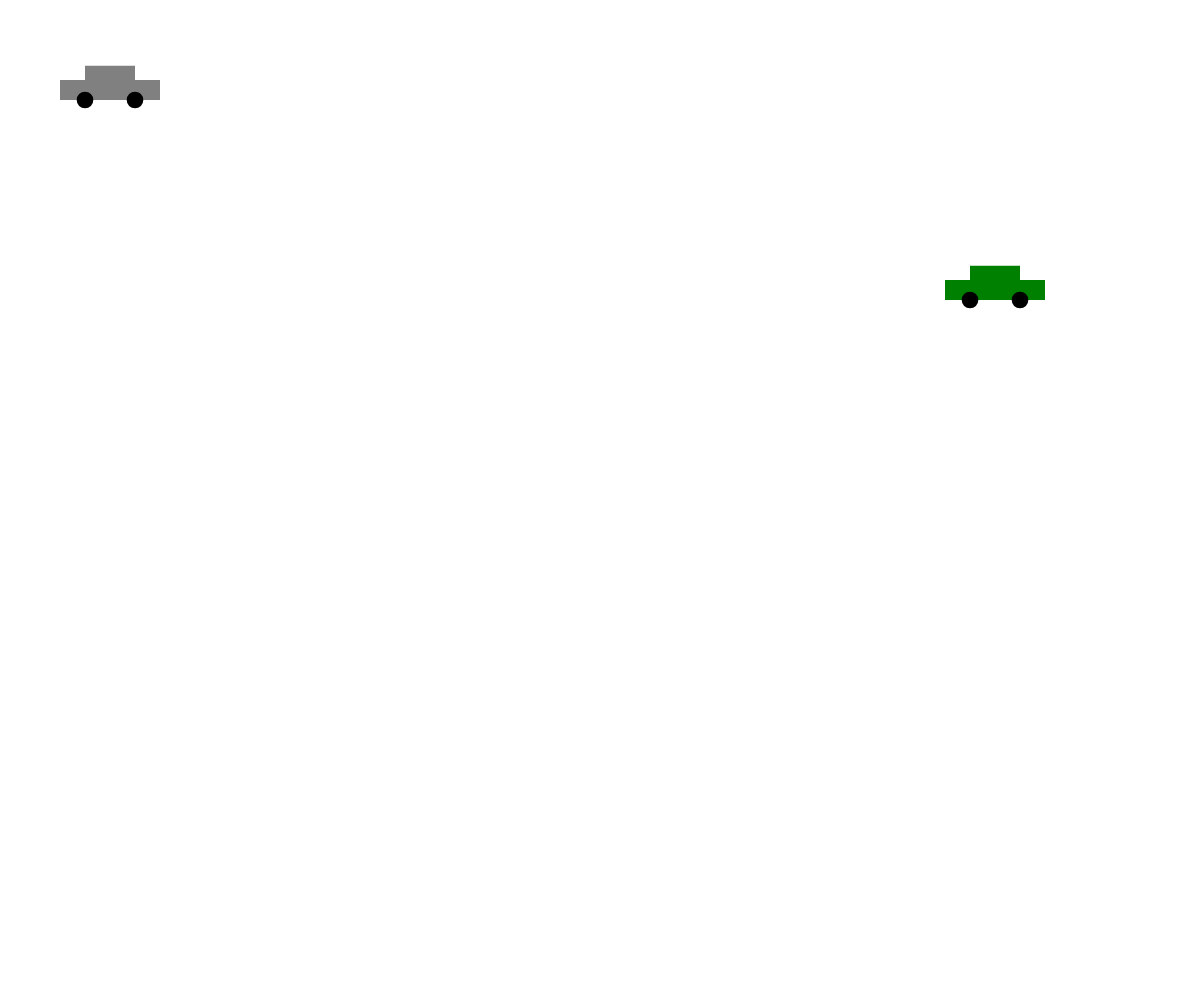
Frame 1 (no input)
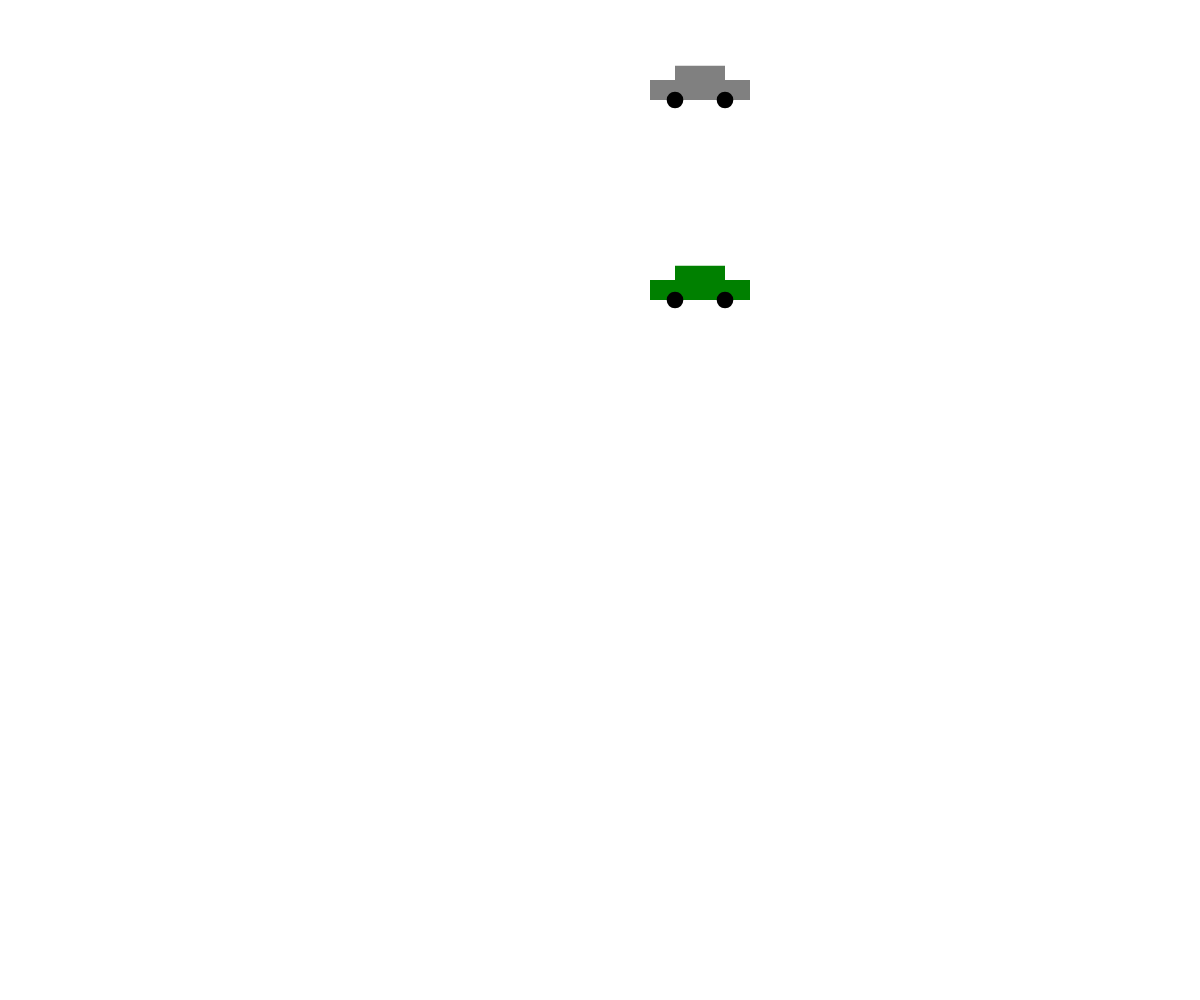
Frame 60 (no input)
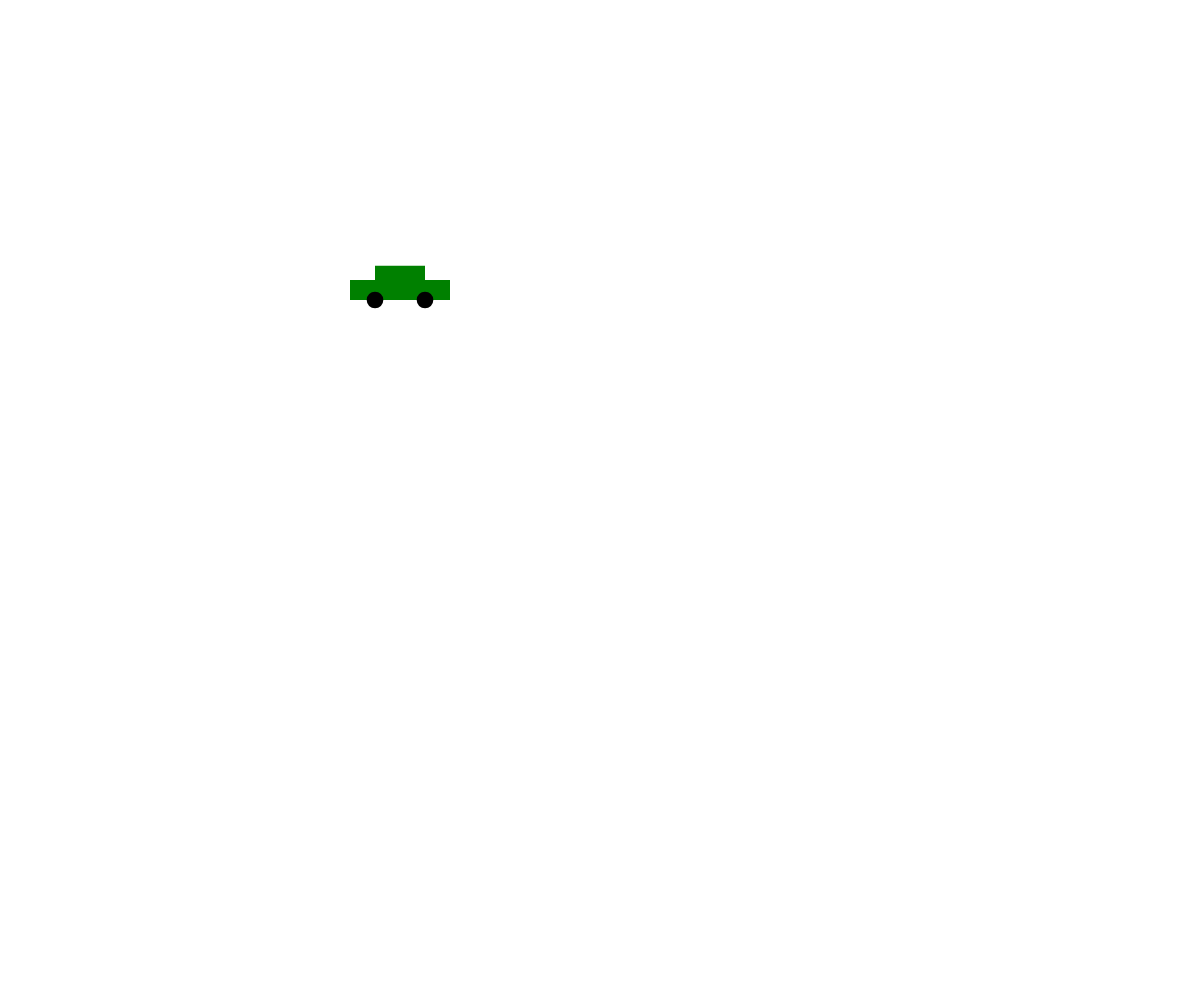
Frame 120 (the mouse pressed at the canvas centre since frame 60)

The p5.js sketch that drew these frames (run headless with seeded random() and noise() and a simulated clock; from frame 60 on, the mouse is pressed at the canvas centre):

// p5.js sketch
// ── sketch.js
const canvasWidth = window.innerWidth;
const canvasHeight = window.innerHeight; 

// feel free to change these values as you like!
const c1 = {
    x: 100,
    y: 100,
    width: 100,
    speed: 10,
    color: 'grey'
};

const c2 = {
    x: 1000,
    y: 300,
    width: 100,
    speed: -5,
    color: 'green'
};


// required to set up the canvas:
function setup() {
    createCanvas(canvasWidth, canvasHeight);
}


// animation loop:
function draw() {
    // clear the canvas:
    clear();

    // move the car:
    c1.x += c1.speed;
    c2.x += c2.speed;

    // redraw the car:
    drawCar(c1.x, c1.y, c1.width, c1.color);
    drawCar(c2.x, c2.y, c2.width, c2.color);
    
    // draw the grid (optional -- feel free to remove this line):
}


// this function's job is to draw a car based on the 
// parameters the user passes in (x, y, size, fillColor, and wheelColor)
function drawCar(x, y, size, fillColor, wheelColor='black') {
    strokeWeight(0);
    
    // body
    fill(fillColor);
    rect(x - size/4, y - (size/5 + size/7), size / 2, size/7); // top
    rect(x - size/2, y - size/5, size, size/5); // bottom

    // wheels:
    fill(wheelColor);
    circle(x - size / 4, y, size / 6);
    circle(x + size / 4, y, size / 6);
}
